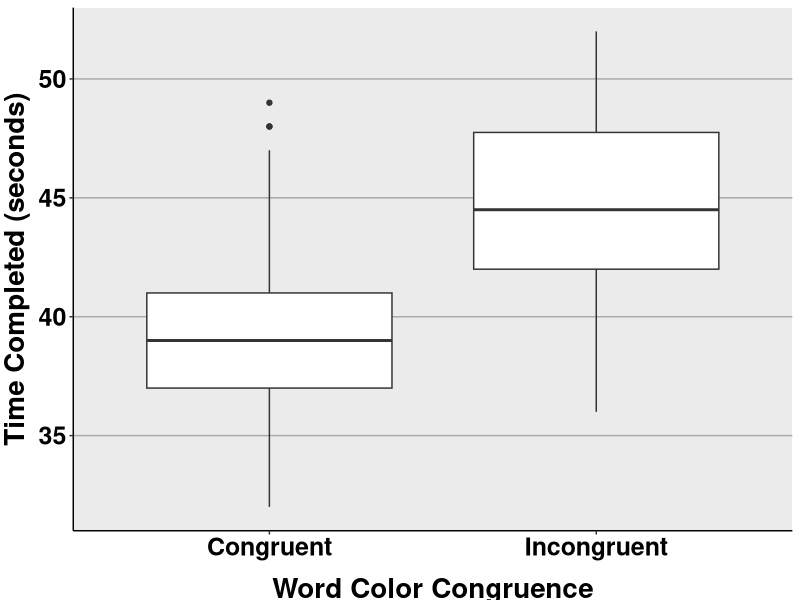
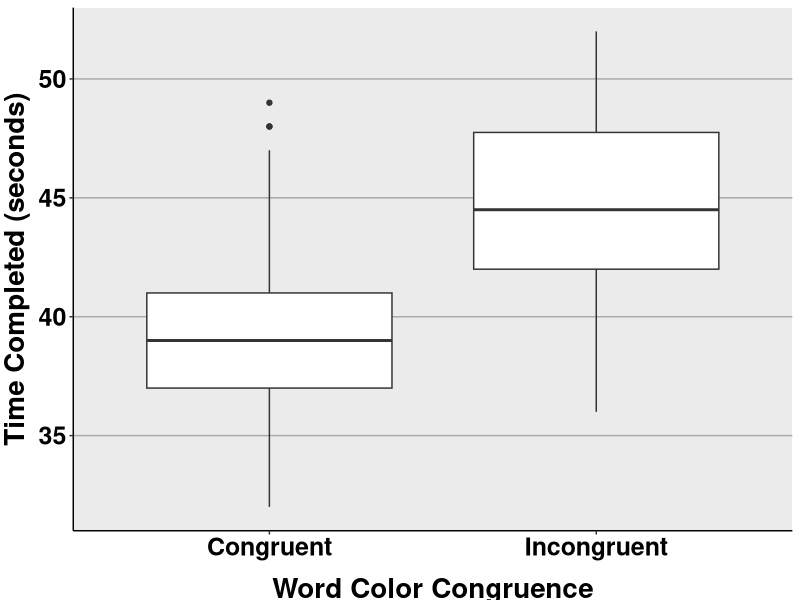

Write the R code that produced these figures, in order.
## ---- chunk 1
d<-read.csv("rawdat.csv")
## ---- chunk 2
badsubs<-unique(d$sub[d$rt<=29])
d<-d[!(d$sub %in% badsubs),]
## ---- chunk 3
d$quarter<-as.factor(d$quarter)
d$group<-as.factor(d$group)
d$sub<-as.factor(d$sub)
## ---- chunk 4
t<-t.test(d$rt[d$congruence=="Incongruent"],
       d$rt[d$congruence=="Congruent"],
       paired=TRUE,
       alternative="greater")
t
## ---- chunk 5
library(ggplot2)
## ---- chunk 6
#Create and edit the box plot
f<-ggplot(d, aes(x=congruence,y=rt))+
  geom_boxplot()+
  guides(fill=FALSE)+
  labs(x="Word Color Congruence", y="Time Completed (seconds)")+
  scale_x_discrete(breaks=c("Congruent","Incongruent"),labels=c("Congruent","Incongruent"))+
  theme(axis.title.x=element_text(size=20,face="bold",vjust=-.8))+
  theme(axis.title.y=element_text(size=20,face="bold",vjust=1.5))+
  theme(axis.text.x=element_text(size=18,face="bold",color="black"))+
  theme(axis.text.y=element_text(size=18,face="bold",color="black"))+
  theme(panel.border=element_blank(), axis.line=element_line())+
  theme(panel.grid.major.x=element_blank())+
  theme(panel.grid.major.y=element_line(color="darkgrey"))+
  theme(panel.grid.minor.y=element_blank())

#Plot the box plot
f
## ---- chunk 7
ggsave(filename="fig1.png",width=15,height=15, units="cm",dpi=300)
## ---- chunk 8
summary(aov(rt~congruence*order+Error(sub/congruence), data=d))
## ---- chunk 9
showing<-sum(d$rt[d$congruence=="Incongruent"]>d$rt[d$congruence=="Congruent"])
n<-length(d$rt[d$congruence=="Incongruent"])
showing/n
